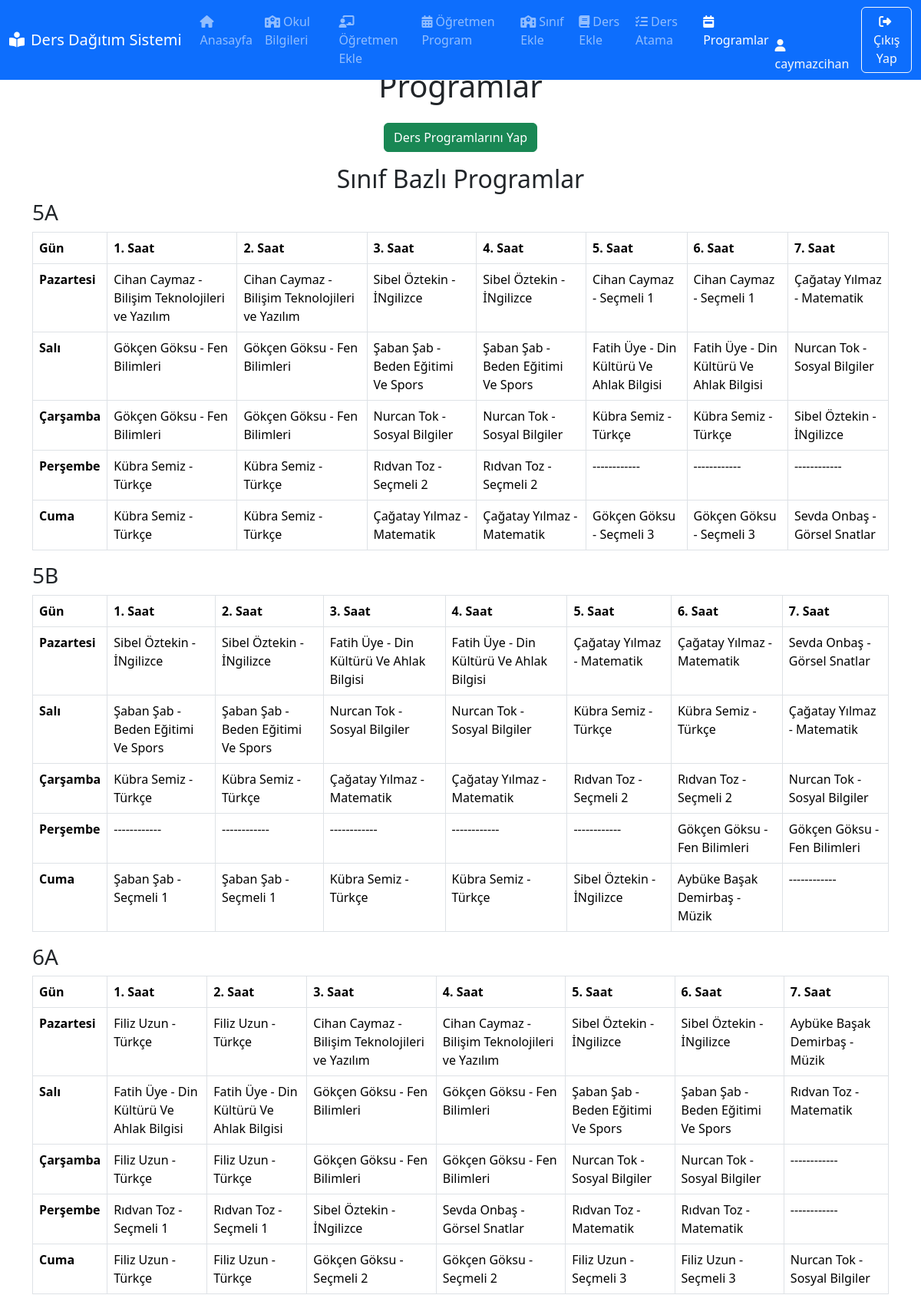
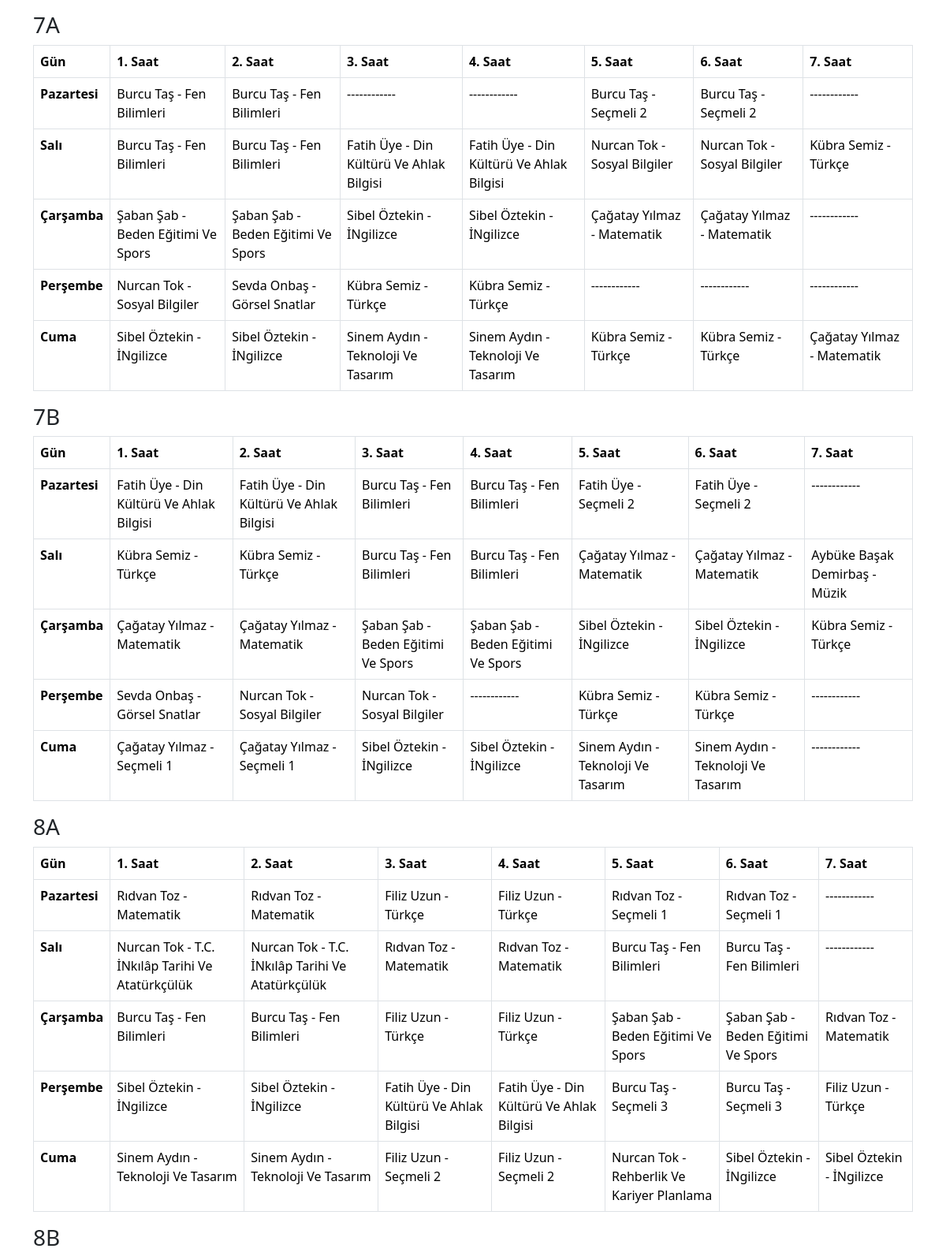
The app's page /schedules (signed in, upper part) with its own data (2 pictures, top to bottom).
### app.py (models this page shows, shortened)
class User(db.Model):
    id = db.Column(db.Integer, primary_key=True)
    username = db.Column(db.String(50), unique=True, nullable=False)
    password = db.Column(db.String(100), nullable=False)
    email = db.Column(db.String(100), unique=True, nullable=False)
    school_name = db.Column(db.String(120))
    school_email = db.Column(db.String(120))
    school_principal = db.Column(db.String(120))
    role = db.Column(db.String(20), nullable=False, default="user")
    teachers = db.relationship("Teacher", backref="user", lazy=True)
    classes = db.relationship("Class", backref="user", lazy=True)
    courses = db.relationship("Course", backref="user", lazy=True)
    assignments = db.relationship("TeacherCourseAssignment", backref="user", lazy=True)
    schedules = db.relationship("Schedule", backref="user", lazy=True)

class Class(db.Model):
    id = db.Column(db.Integer, primary_key=True)
    class_name = db.Column(db.String(50), nullable=False)
    user_id = db.Column(db.Integer, db.ForeignKey("user.id"), nullable=False)

class Schedule(db.Model):
    id = db.Column(db.Integer, primary_key=True)
    day = db.Column(db.String(10), nullable=False)
    hour = db.Column(db.Integer, nullable=False)
    is_open = db.Column(db.Boolean, default=False)
    user_id = db.Column(db.Integer, db.ForeignKey("user.id"), nullable=False)

class Course(db.Model):
    id = db.Column(db.Integer, primary_key=True)
    course_name = db.Column(db.String(100), nullable=False)
    short_name = db.Column(db.String(20), nullable=False)
    weekly_hours = db.Column(db.Integer, nullable=False)
    distribution_format = db.Column(db.String(20), nullable=False)
    user_id = db.Column(db.Integer, db.ForeignKey("user.id"), nullable=False)

### app.py (the view)
@app.route("/schedules")
@login_required
def schedules():
    current_user = User.query.filter_by(id=session["user_id"]).first()
    all_schedules = (
        CourseSchedule.query.filter_by(user_id=current_user.id)
        .order_by(
            CourseSchedule.class_id,
            CourseSchedule.teacher_id,
            CourseSchedule.day,
            CourseSchedule.hour,
        )
        .all()
    )
    school_schedule = Schedule.query.filter_by(
        user_id=current_user.id, is_open=True
    ).all()
    open_hours_by_day = create_open_day_hour_set(school_schedule)
    unplaced_assignments = sorted(
        session.get("unplaced_assignments", []), key=lambda x: x["class_id"]
    )
    schedule_by_class = {}
    schedule_by_teacher = {}
    for entry in all_schedules:
        class_id = entry.class_id
        if class_id not in schedule_by_class:
            schedule_by_class[class_id] = {
                "class_name": entry.class_.class_name,
                "schedule": {day: {} for day in open_hours_by_day},
            }
        schedule_by_class[class_id]["schedule"][entry.day][entry.hour] = {
            "course_id": entry.course_id,
            "course_name": entry.course.course_name,
            "teacher_name": f"{entry.teacher.name} {entry.teacher.surname}",
            "teacher_id": entry.teacher.id,
            "class_name": entry.class_.class_name,
            "block_id": entry.id,
        }
        teacher_id = entry.teacher_id
        if teacher_id not in schedule_by_teacher:
            schedule_by_teacher[teacher_id] = {
                "teacher_name": f"{entry.teacher.name} {entry.teacher.surname}",
                "schedule": {day: {} for day in open_hours_by_day},
            }
        schedule_by_teacher[teacher_id]["schedule"][entry.day][entry.hour] = {
            "course_id": entry.course_id,
            "course_name": entry.course.course_name,
            "teacher_name": f"{entry.teacher.name} {entry.teacher.surname}",
            "teacher_id": entry.teacher.id,
            "class_name": entry.class_.class_name,
            "block_id": entry.id,
        }
    return render_template(
        "schedules.html",
        schedule_by_class=schedule_by_class,
        schedule_by_teacher=schedule_by_teacher,
        open_hours_by_day=open_hours_by_day,
        unplaced_assignments=unplaced_assignments,
    )

### app.py (called while the page is built)
def login_required(f):
    @wraps(f)
    def decorated_function(*args, **kwargs):
        if "username" not in session:
            return redirect(url_for("login"))
        return f(*args, **kwargs)
    return decorated_function

def create_open_day_hour_set(schedules):
    open_hours_by_day = {
        day: sorted(
            {entry.hour for entry in schedules if entry.day == day and entry.is_open},
            key=HOURS.index,
        )
        for day in sorted(
            {entry.day for entry in schedules if entry.is_open}, key=DAYS.index
        )
    }
    return open_hours_by_day

### templates/schedules.html (shortened to what this page needs)
{% extends 'base.html' %}
{% block content %}
    <div class="container mt-3 justify-content-center">
        <div class="text-center">
            <h1>Programlar</h1>
            <form method="POST" id="create_schedule-form" action="/create_schedule_genetic">
                <button type="submit" class="btn btn-success mt-3 mb-3" onclick="showLoading()">Ders Programlarını Yap
                </button>
            </form>
        </div>
        <div>
            <h2 class="text-center">Sınıf Bazlı Programlar</h2>
            {% if schedule_by_class %}
                {% for class_id, class_data in schedule_by_class.items() %}
                    <h3>{{ class_data.class_name }}</h3>
                    <div class="table-responsive">
                        <table class="table table-bordered">
                            <thead>
                            <tr>
                                <th>Gün</th>
                                {% for hour in open_hours_by_day.values()|first %}
                                    <th>{{ hour }}. Saat</th>
                                {% endfor %}
                            </tr>
                            </thead>
                            <tbody>
                            {% for day, hours in open_hours_by_day.items() %}
                                <tr>
                                    <th>{{ day|title }}</th>
                                    {% for hour in hours %}
                                        <td>
                                            {% set schedule_entry = class_data.schedule.get(day, {}).get(hour) %}
                                            {% if schedule_entry %}
                                                {{ schedule_entry.teacher_name }} - {{ schedule_entry.course_name }}
                                            {% else %}
                                                ------------
                                            {% endif %}
                                        </td>
                                    {% endfor %}
                                </tr>
                            {% endfor %}
                            </tbody>
                        </table>
                    </div>
                {% endfor %}
            {% else %}
                <p class="text-center">Henüz oluşturulmuş bir program bulunmamaktadır.</p>
            {% endif %}
        </div>
    </div>
{% endblock %}

### templates/base.html (shortened to what this page needs)
<!DOCTYPE html>
<html lang="tr">
<head>
    <link href="https://cdn.jsdelivr.net/npm/bootstrap@5.3.2/dist/css/bootstrap.min.css" rel="stylesheet">
    <link href="https://cdnjs.cloudflare.com/ajax/libs/font-awesome/6.4.2/css/all.min.css" rel="stylesheet">
    <link rel="stylesheet" href="{{ url_for('static', filename='css/style.css') }}">
</head>
<body>
<nav class="navbar navbar-expand-lg navbar-dark bg-primary fixed-top">
    <div class="container-fluid">
        <div class="d-flex align-items-center">
            <a class="navbar-brand" href="{{ url_for('home') }}">
                <i class="fas fa-book-reader me-2"></i>Ders Dağıtım Sistemi
            </a>
        </div>
        {% if 'username' in session %}
        <div class="collapse navbar-collapse" id="navbarNav" >
            <ul class="navbar-nav me-auto mb-2 mb-lg-0" >
                <li class="nav-item">
                    <a class="nav-link {{ 'active' if request.endpoint == 'home' }}" href="{{ url_for('home') }}">
                        <i class="fas fa-home me-1"></i>Anasayfa
                    </a>
                </li>
        		<li class="nav-item">
                    <a class="nav-link {{ 'active' if request.endpoint == 'okul_bilgileri' }}" href="{{ url_for('okul_bilgileri') }}">
                         <i class="fas fa-school me-1"></i></i>Okul Bilgileri
                    </a>
                </li>
                <li class="nav-item">
                    <a class="nav-link {{ 'active' if request.endpoint == 'add_teacher' }}" href="{{ url_for('add_teacher') }}">
                        <i class="fas fa-chalkboard-teacher me-1"></i>Öğretmen Ekle
                    </a>
                </li>
                <li class="nav-item">
                    <a class="nav-link {{ 'active' if request.endpoint == 'ogretmen_programi' }}" href="{{ url_for('ogretmen_programi') }}">
                        <i class="fas fa-calendar-alt me-1"></i>Öğretmen Program
                    </a>
                </li>
                <li class="nav-item">
                    <a class="nav-link {{ 'active' if request.endpoint == 'add_class' }}" href="{{ url_for('add_class') }}">
                        <i class="fas fa-school me-1"></i>Sınıf Ekle
                    </a>
                </li>
                <li class="nav-item">
                    <a class="nav-link {{ 'active' if request.endpoint == 'add_course' }}" href="{{ url_for('add_course') }}">
                        <i class="fas fa-book me-1"></i>Ders Ekle
                    </a>
                </li>
                <li class="nav-item">
                    <a class="nav-link {{ 'active' if request.endpoint == 'assign_course' }}" href="{{ url_for('assign_course') }}">
                        <i class="fas fa-tasks me-1"></i>Ders Atama
                    </a>
                </li>
                <li class="nav-item">
                    <a class="nav-link {{ 'active' if request.endpoint == 'schedules' }}" href="{{ url_for('schedules') }}">
                        <i class="fas fa-calendar-week me-1"></i>Programlar
                    </a>
                </li>
            </ul>
            <div class="ms-auto d-flex align-items-end">
                <span class="text-light me-3">
                    <i class="fas fa-user me-1"></i>{{ session['username'] }}
                </span>
                <a href="{{ url_for('logout') }}" class="btn btn-outline-light">
                    <i class="fas fa-sign-out-alt me-1"></i>Çıkış Yap
                </a>
            </div>
        </div>
        {% endif %}
    </div>
</nav>
<div class="container mt-5 pt-4">
</div>
        {% block content %}
        {% endblock %}
</body>
</html>

### records on screen
User: username "caymazcihan"
Class: class_name "5A"
Schedule: day "Pazartesi", teacher_name "Cihan Caymaz" "Cihan Caymaz" "Sibel Öztekin" "Sibel Öztekin" "Cihan Caymaz" "Cihan Caymaz" "Çağatay Yılmaz" "Sibel Öztekin" "Sibel Öztekin" "Fatih Üye" "Fatih Üye" "Çağatay Yılmaz" "Çağatay Yılmaz" "Sevda Onbaş" "Filiz Uzun" "Filiz Uzun" "Cihan Caymaz" "Cihan Caymaz" "Sibel Öztekin" "Sibel Öztekin" "Aybüke Başak Demirbaş" "Burcu Taş" "Burcu Taş" "Burcu Taş" "Burcu Taş" "Fatih Üye" "Fatih Üye" "Burcu Taş" "Burcu Taş" "Fatih Üye" "Fatih Üye" "Rıdvan Toz" "Rıdvan Toz" "Filiz Uzun" "Filiz Uzun" "Rıdvan Toz" "Rıdvan Toz"
Course: course_name "Bilişim Teknolojileri ve Yazılım" "Bilişim Teknolojileri ve Yazılım" "Bilişim Teknolojileri ve Yazılım" "Bilişim Teknolojileri ve Yazılım"
Course: course_name "İNgilizce" "İNgilizce" "İNgilizce" "İNgilizce" "İNgilizce" "İNgilizce" "İNgilizce" "İNgilizce" "İNgilizce"
Course: course_name "Seçmeli 1" "Seçmeli 1" "Seçmeli 1" "Seçmeli 1" "Seçmeli 1" "Seçmeli 1" "Seçmeli 1" "Seçmeli 1" "Seçmeli 1" "Seçmeli 1"
Course: course_name "Matematik" "Matematik" "Matematik" "Matematik" "Matematik" "Matematik" "Matematik" "Matematik" "Matematik" "Matematik" "Matematik" "Matematik" "Matematik" "Matematik" "Matematik" "Matematik" "Matematik" "Matematik" "Matematik" "Matematik" "Matematik" "Matematik" "Matematik"
Schedule: day "Salı", teacher_name "Gökçen Göksu" "Gökçen Göksu" "Şaban Şab" "Şaban Şab" "Fatih Üye" "Fatih Üye" "Nurcan Tok" "Şaban Şab" "Şaban Şab" "Nurcan Tok" "Nurcan Tok" "Kübra Semiz" "Kübra Semiz" "Çağatay Yılmaz" "Fatih Üye" "Fatih Üye" "Gökçen Göksu" "Gökçen Göksu" "Şaban Şab" "Şaban Şab" "Rıdvan Toz" "Burcu Taş" "Burcu Taş" "Fatih Üye" "Fatih Üye" "Nurcan Tok" "Nurcan Tok" "Kübra Semiz" "Kübra Semiz" "Kübra Semiz" "Burcu Taş" "Burcu Taş" "Çağatay Yılmaz" "Çağatay Yılmaz" "Aybüke Başak Demirbaş" "Nurcan Tok" "Nurcan Tok" "Rıdvan Toz" "Rıdvan Toz" "Burcu Taş" "Burcu Taş"
Course: course_name "Fen Bilimleri" "Fen Bilimleri" "Fen Bilimleri" "Fen Bilimleri" "Fen Bilimleri" "Fen Bilimleri" "Fen Bilimleri" "Fen Bilimleri" "Fen Bilimleri" "Fen Bilimleri" "Fen Bilimleri" "Fen Bilimleri" "Fen Bilimleri" "Fen Bilimleri" "Fen Bilimleri" "Fen Bilimleri" "Fen Bilimleri" "Fen Bilimleri" "Fen Bilimleri" "Fen Bilimleri" "Fen Bilimleri" "Fen Bilimleri"
Course: course_name "Beden Eğitimi Ve Spors" "Beden Eğitimi Ve Spors" "Beden Eğitimi Ve Spors" "Beden Eğitimi Ve Spors" "Beden Eğitimi Ve Spors" "Beden Eğitimi Ve Spors" "Beden Eğitimi Ve Spors" "Beden Eğitimi Ve Spors" "Beden Eğitimi Ve Spors" "Beden Eğitimi Ve Spors" "Beden Eğitimi Ve Spors" "Beden Eğitimi Ve Spors"
Course: course_name "Din Kültürü Ve Ahlak Bilgisi" "Din Kültürü Ve Ahlak Bilgisi" "Din Kültürü Ve Ahlak Bilgisi" "Din Kültürü Ve Ahlak Bilgisi" "Din Kültürü Ve Ahlak Bilgisi" "Din Kültürü Ve Ahlak Bilgisi" "Din Kültürü Ve Ahlak Bilgisi" "Din Kültürü Ve Ahlak Bilgisi" "Din Kültürü Ve Ahlak Bilgisi" "Din Kültürü Ve Ahlak Bilgisi" "Din Kültürü Ve Ahlak Bilgisi" "Din Kültürü Ve Ahlak Bilgisi"
Course: course_name "Sosyal Bilgiler" "Sosyal Bilgiler" "Sosyal Bilgiler" "Sosyal Bilgiler" "Sosyal Bilgiler" "Sosyal Bilgiler" "Sosyal Bilgiler" "Sosyal Bilgiler" "Sosyal Bilgiler" "Sosyal Bilgiler" "Sosyal Bilgiler" "Sosyal Bilgiler" "Sosyal Bilgiler" "Sosyal Bilgiler"
Schedule: day "Çarşamba", teacher_name "Gökçen Göksu" "Gökçen Göksu" "Nurcan Tok" "Nurcan Tok" "Kübra Semiz" "Kübra Semiz" "Sibel Öztekin" "Kübra Semiz" "Kübra Semiz" "Çağatay Yılmaz" "Çağatay Yılmaz" "Rıdvan Toz" "Rıdvan Toz" "Nurcan Tok" "Filiz Uzun" "Filiz Uzun" "Gökçen Göksu" "Gökçen Göksu" "Nurcan Tok" "Nurcan Tok" "Şaban Şab" "Şaban Şab" "Sibel Öztekin" "Sibel Öztekin" "Çağatay Yılmaz" "Çağatay Yılmaz" "Çağatay Yılmaz" "Çağatay Yılmaz" "Şaban Şab" "Şaban Şab" "Sibel Öztekin" "Sibel Öztekin" "Kübra Semiz" "Burcu Taş" "Burcu Taş" "Filiz Uzun" "Filiz Uzun" "Şaban Şab" "Şaban Şab" "Rıdvan Toz"
Course: course_name "Türkçe" "Türkçe" "Türkçe" "Türkçe" "Türkçe" "Türkçe" "Türkçe" "Türkçe" "Türkçe" "Türkçe" "Türkçe" "Türkçe" "Türkçe" "Türkçe" "Türkçe" "Türkçe" "Türkçe" "Türkçe"
Schedule: day "Perşembe", teacher_name "Kübra Semiz" "Kübra Semiz" "Rıdvan Toz" "Rıdvan Toz" "Gökçen Göksu" "Gökçen Göksu" "Rıdvan Toz" "Rıdvan Toz" "Sibel Öztekin" "Sevda Onbaş" "Rıdvan Toz" "Rıdvan Toz" "Nurcan Tok" "Sevda Onbaş" "Kübra Semiz" "Kübra Semiz" "Sevda Onbaş" "Nurcan Tok" "Nurcan Tok" "Kübra Semiz" "Kübra Semiz" "Sibel Öztekin" "Sibel Öztekin" "Fatih Üye" "Fatih Üye" "Burcu Taş" "Burcu Taş" "Filiz Uzun"
Course: course_name "Seçmeli 2" "Seçmeli 2" "Seçmeli 2" "Seçmeli 2" "Seçmeli 2" "Seçmeli 2" "Seçmeli 2" "Seçmeli 2" "Seçmeli 2" "Seçmeli 2" "Seçmeli 2" "Seçmeli 2"
Schedule: day "Cuma", teacher_name "Kübra Semiz" "Kübra Semiz" "Çağatay Yılmaz" "Çağatay Yılmaz" "Gökçen Göksu" "Gökçen Göksu" "Sevda Onbaş" "Şaban Şab" "Şaban Şab" "Kübra Semiz" "Kübra Semiz" "Sibel Öztekin" "Aybüke Başak Demirbaş" "Filiz Uzun" "Filiz Uzun" "Gökçen Göksu" "Gökçen Göksu" "Filiz Uzun" "Filiz Uzun" "Nurcan Tok" "Sibel Öztekin" "Sibel Öztekin" "Sinem Aydın" "Sinem Aydın" "Kübra Semiz" "Kübra Semiz" "Çağatay Yılmaz" "Çağatay Yılmaz" "Çağatay Yılmaz" "Sibel Öztekin" "Sibel Öztekin" "Sinem Aydın" "Sinem Aydın" "Sinem Aydın" "Sinem Aydın" "Filiz Uzun" "Filiz Uzun" "Nurcan Tok" "Sibel Öztekin" "Sibel Öztekin"
Course: course_name "Seçmeli 3" "Seçmeli 3" "Seçmeli 3" "Seçmeli 3" "Seçmeli 3" "Seçmeli 3"
Course: course_name "Görsel Snatlar" "Görsel Snatlar" "Görsel Snatlar" "Görsel Snatlar" "Görsel Snatlar"
Class: class_name "5B"
Course: course_name "Müzik" "Müzik" "Müzik"
Class: class_name "6A"
Class: class_name "7A"
Course: course_name "Türkçe" "Türkçe" "Türkçe" "Türkçe" "Türkçe" "Türkçe" "Türkçe" "Türkçe" "Türkçe" "Türkçe" "Türkçe" "Türkçe" "Türkçe" "Türkçe" "Türkçe"
Course: course_name "İNgilizce" "İNgilizce" "İNgilizce" "İNgilizce" "İNgilizce" "İNgilizce" "İNgilizce" "İNgilizce" "İNgilizce" "İNgilizce" "İNgilizce" "İNgilizce"
Course: course_name "Teknoloji Ve Tasarım" "Teknoloji Ve Tasarım" "Teknoloji Ve Tasarım" "Teknoloji Ve Tasarım" "Teknoloji Ve Tasarım" "Teknoloji Ve Tasarım"
Class: class_name "7B"
Class: class_name "8A"
Course: course_name "T.C. İNkılâp Tarihi Ve Atatürkçülük" "T.C. İNkılâp Tarihi Ve Atatürkçülük"
Course: course_name "Rehberlik Ve Kariyer Planlama"
Class: class_name "8B"

### other values on screen
{{ hour }} "1" "2" "3" "4" "5" "6" "7" "1" "2" "3" "4" "5" "6" "7" "1" "2" "3" "4" "5" "6" "7" "1" "2" "3" "4" "5" "6" "7" "1" "2" "3" "4" "5" "6" "7" "1" "2" "3" "4" "5" "6" "7"
